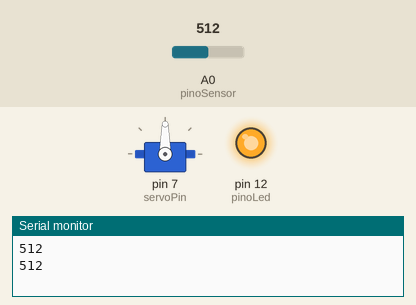
A sketch run on a simulated Arduino Uno, built with avr-gcc and run on an emulated ATmega328P. Parts: servo, output pins drawn as LEDs (lit = HIGH), the last lines printed to the serial monitor. The inputs (shaded band) are chosen by the test bench; at power-on: A0 (pinoSensor) = 512.

Above: at 1.8 s.
1.9 s: A0 (pinoSensor) set to 70
At 2.7 s:
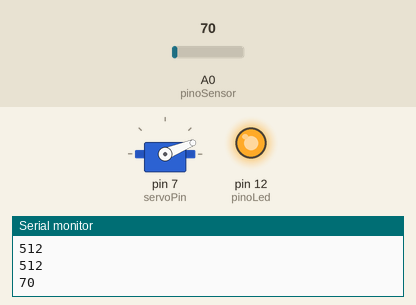
3.5 s: A0 (pinoSensor) set to 64
5.2 s: A0 (pinoSensor) set to 52
At 7.0 s:
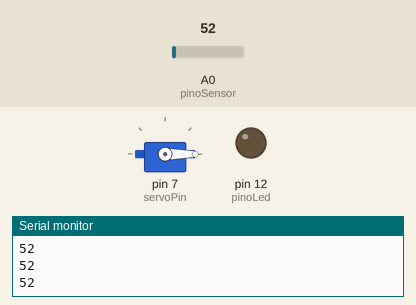
7.5 s: A0 (pinoSensor) set to 110
At 8.2 s:
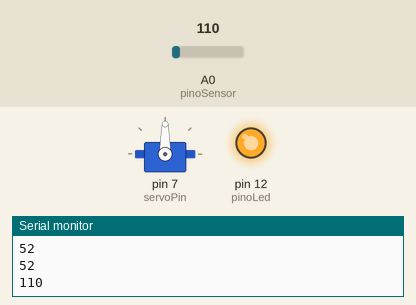
9.0 s: A0 (pinoSensor) set to 50
At 11.0 s:
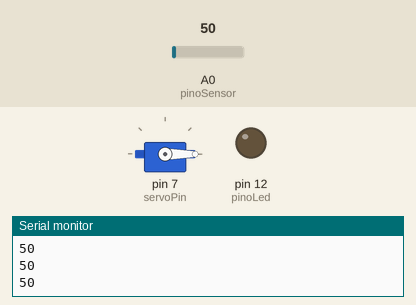
Timing chart, 0 to 12.0 s (numbered marks = the images above; inputs shaded):
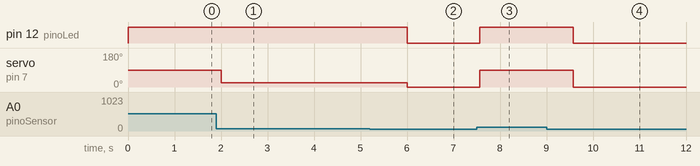

Measured:
- the behaviour switches between 60 and 59 on A0 (pinoSensor) (found by bisection; images 1 and 2)
- after the input at 1.9 s, servo on pin 7 (servoPin): 90° → 22° after 0.10 s
- after the input at 5.2 s, pin 12 (pinoLed): HIGH → LOW after 0.80 s; servo on pin 7 (servoPin): 22° → 0° after 0.80 s
- after the input at 7.5 s, pin 12 (pinoLed): LOW → HIGH after 0.07 s; servo on pin 7 (servoPin): 0° → 90° after 0.07 s
- after the input at 9.0 s, pin 12 (pinoLed): HIGH → LOW after 0.57 s; servo on pin 7 (servoPin): 90° → 0° after 0.57 s

The sketch:

sonoro.ino
```cpp
#include <Servo.h>

int pinoLed = 12; //PINO DIGITAL UTILIZADO PELO LED
int pinoSensor = A0; //PINO UTILIZADO PELO SENSOR
int estadoSensor; //VARIÁVEL QUE ARMAZENA O ESTADO DA SAÍDA DO SENSOR
Servo servomotor; //SETA A VARIÁVEL DO SERVOMOTOR
int servoPin = 7; //PINO UTILIZADO PELO SERVOMOTOR

void setup(){
  pinMode(pinoSensor, INPUT); //DEFINE O PINO COMO ENTRADA
  pinMode(pinoLed, OUTPUT); //DEFINE O PINO COMO SAÍDA
  servomotor.attach(servoPin); //PREPARA O SERVOMOTOR
  servomotor.write(0); //SETA A POSIÇÃO INICIAL DO SERVOMOTOR
  Serial.begin(1200);
}

void loop(){
  estadoSensor = analogRead(pinoSensor); //LÊ O ESTADO DO SENSOR
  Serial.println(estadoSensor);
 if (estadoSensor < 60){
    digitalWrite(pinoLed, 0); //DESLIGA O LED
    servomotor.write(0); //SETA A POSIÇÃO DO SERVOMOTOR

  }
  else if(estadoSensor > 60 and estadoSensor < 80) {
    digitalWrite(pinoLed, 1); //LIGA O LED
    servomotor.write(22.5); //SETA A POSIÇÃO DO SERVOMOTOR
    delay(1000);
  }
  else if(estadoSensor > 80 and estadoSensor < 90) {
    digitalWrite(pinoLed, 1); //LIGA O LED
    servomotor.write(45); //SETA A POSIÇÃO DO SERVOMOTOR
    delay(1000);
  }
   else if(estadoSensor > 90 and estadoSensor < 100) {
    digitalWrite(pinoLed, 1); //LIGA O LED
    servomotor.write(67.5); //SETA A POSIÇÃO DO SERVOMOTOR
    delay(1000);
  }
    else if(estadoSensor > 100) {
    digitalWrite(pinoLed, 1); //LIGA O LED
    servomotor.write(90); //SETA A POSIÇÃO DO SERVOMOTOR
    delay(1000);
  }


}
```
